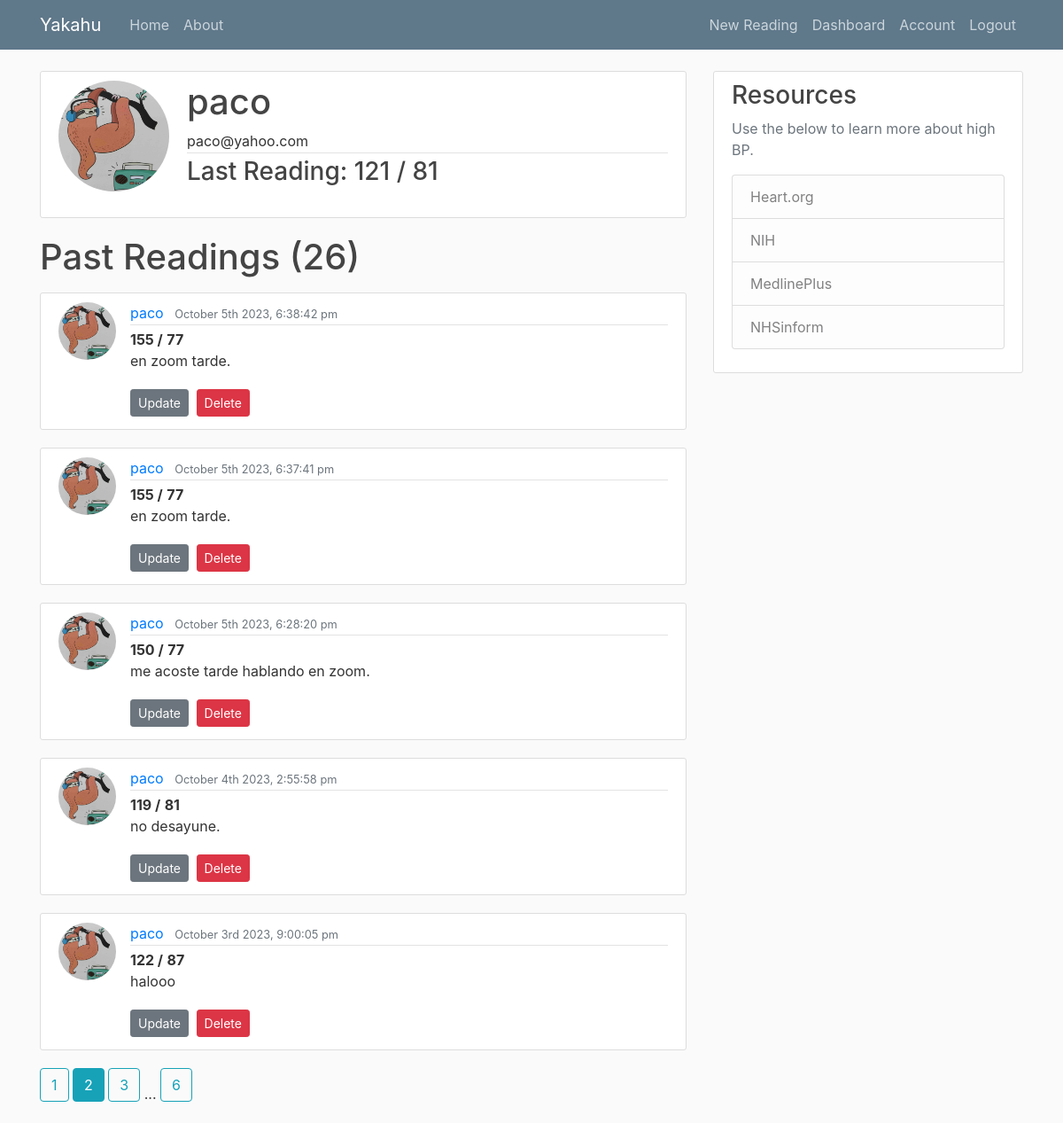
/user/paco?page=2 (signed in), run on the app's committed database.
### mbp/models.py (models this page shows, shortened)
class User(db.Model, UserMixin):
    id = db.Column(db.Integer, primary_key=True)
    username = db.Column(db.String(20), unique=True, nullable=False)
    email = db.Column(db.String(120), unique=True, nullable=False)
    image_file = db.Column(db.String(20), nullable=False, default='default.jpg')
    password = db.Column(db.String(60), nullable=False)
    readings = db.relationship('Reading', backref='user', lazy=True)

class Reading(db.Model):
    id = db.Column(db.Integer, primary_key=True)
    sys = db.Column(db.String(3), nullable=False)
    dia = db.Column(db.String(3), nullable=False)
    notes = db.Column(db.Text, nullable=False)
    date_posted = db.Column(db.DateTime, nullable=False, default=datetime.utcnow)
    user_id = db.Column(db.Integer, db.ForeignKey('user.id'), nullable=False)

### mbp/users/routes.py (the view)
@users.route('/user/<string:username>')
@login_required
def user_readings(username):
    image_file = url_for('static', filename='profile_pics/' + current_user.image_file)
    page = request.args.get('page', 1, type=int) #Grab the page we want. In this case page one. Set type integer as the page number.
    user = User.query.filter_by(username=username).first_or_404()
    lreading = Reading.query.filter_by(user=user).order_by(Reading.id.desc()).first()
    reading = Reading.query.filter_by(user=user)\
        .order_by(Reading.date_posted.desc())\
        .paginate(page=page, per_page=5) #Show 5 readings per page. Can use http://localhost:8000/home?page=3 to navigate to pages.
    return render_template('user_readings.html', title='User Dashboard', reading=reading, user=user, username=username, image_file=image_file, lreading=lreading)

### mbp/models.py (called while the page is built)
@login_manager.user_loader
def load_user(user_id):
    return User.query.get(int(user_id))

### mbp/templates/user_readings.html (shortened to what this page needs)
{% extends "base.html" %}
{% block content %}
<div class="content-section">
    <div class="media">
      <img class="rounded-circle account-img" src="{{ image_file }}">
      <div class="media-body">
        <h2 class="account-heading">{{ current_user.username }}</h2>
        <p class="article-metadata">{{ current_user.email }}</p>
        <h3 class="mb-lg-4">Last Reading: {{ lreading.sys }} / {{ lreading.dia}}</h3>
      </div>
    </div>
  </div>
    <h1 class="mb-3">Past Readings  ({{ reading.total }})</h1>
    {% for reading in reading.items %}
    <article class="media content-section">
      <img class="rounded-circle article-img" src="{{ url_for('static', filename='profile_pics/' + reading.user.image_file) }}" />
      <div class="media-body">
        <div class="article-metadata">
          <a class="mr-2" href="{{ url_for('users.user_readings', username=reading.user.username) }}">{{ reading.user.username }}</a>
          <small class="text-muted">{{ moment(reading.date_posted).format('MMMM Do YYYY, h:mm:ss a') }}</small>
        </div>
        <text class="font-weight-bold">{{ reading.sys }} /</text>
          <text class="font-weight-bold">{{ reading.dia}}</text>
          <p class="article-content">{{ reading.notes }}</p>
          <a class="btn btn-secondary btn-sm mt-1 mb-1" href="{{ url_for('readings.update_reading', reading_id=reading.id) }}">Update</a>
        <button type="button" class="btn btn-danger btn-sm m-1" data-toggle="modal" data-target="#deleteModal">Delete</button>
      </div>
    </article>
    {% endfor %}
    {% for page_num in reading.iter_pages(left_edge=1, right_edge=1, left_current=1, right_current=2) %}
      {% if page_num %}
        {% if reading.page == page_num %}
          <a class="btn btn-info mb-4" href="{{ url_for('users.user_readings', username=user.username, page=page_num) }}">{{ page_num }}</a>
        {% else %}
          <a class="btn btn-outline-info mb-4" href="{{ url_for('users.user_readings', username=user.username, page=page_num) }}">{{ page_num }}</a>
        {% endif %}
      {% else %}
        ...
      {% endif %}
    {% endfor %}
{% endblock content %}

### mbp/static/css/main.css (style rules this page uses)
body { background: #fafafa; color: #333333; margin-top: 5rem; }
h1, h2, h3, h4, h5, h6 { color: #444444; }
.content-section { background: #ffffff; padding: 10px 20px; border: 1px solid #dddddd; border-radius: 3px; margin-bottom: 20px; }
.article-content { white-space: pre-line; }
.article-img { height: 65px; width: 65px; margin-right: 16px; }
.article-metadata { padding-bottom: 1px; margin-bottom: 4px; border-bottom: 1px solid #e3e3e3 }
.account-img { height: 125px; width: 125px; margin-right: 20px; margin-bottom: 16px; }
.account-heading { font-size: 2.5rem; }

### data on the page
User: username "paco", email "paco@yahoo.com"
Reading: sys "121", dia "81"
Reading: image_file (placeholder picture), user.username "paco", date_posted "October 5th 2023, 6:38:42 pm", sys "155", dia "77", notes "en zoom tarde."
Reading: image_file (placeholder picture), user.username "paco", date_posted "October 5th 2023, 6:37:41 pm", sys "155", dia "77", notes "en zoom tarde."
Reading: image_file (placeholder picture), user.username "paco", date_posted "October 5th 2023, 6:28:20 pm", sys "150", dia "77", notes "me acoste tarde hablando en zoom."
Reading: image_file (placeholder picture), user.username "paco", date_posted "October 4th 2023, 2:55:58 pm", sys "119", dia "81", notes "no desayune."
Reading: image_file (placeholder picture), user.username "paco", date_posted "October 3rd 2023, 9:00:05 pm", sys "122", dia "87", notes "halooo"

### other printed values
{{ reading.total }} "26"
{{ page_num }} "1" "3" "6"
{{ page_num }} "2"
